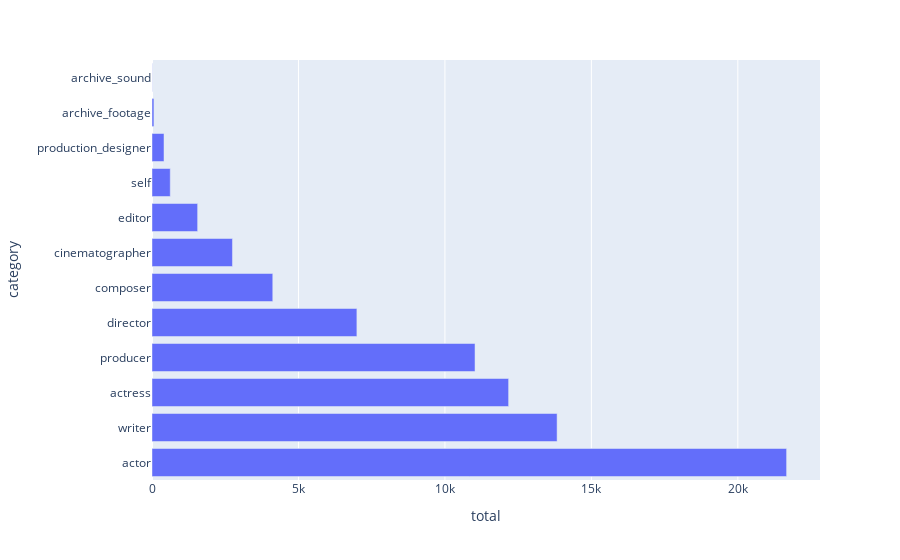

Notebook code cell kept with this figure:
### Markdown cell above
<br/>
If we computed the results correctly we should see a nice horizontal bar chart of the counts per category below:

### Code cell
# just run this cell
px.bar(res_q2, x="total", y="category", orientation='h')

### Figure 1 — Plotly figure (JSON) as saved in the notebook; plotly's stock layout.template omitted (floating-point values rounded to 4 significant figures)
{"data": [{"alignmentgroup": "True", "hovertemplate": "total=%{x}<br>category=%{y}<extra></extra>", "legendgroup": "", "marker": {"color": "#636efa", "pattern": {"shape": ""}}, "name": "", "offsetgroup": "", "orientation": "h", "showlegend": false, "textposition": "auto", "type": "bar", "x": [21665, 13830, 12175, 11028, 6995, 4123, 2747, 1558, 623, 410, 66, 6], "xaxis": "x", "y": ["actor", "writer", "actress", "producer", "director", "composer", "cinematographer", "editor", "self", "production_designer", "archive_footage", "archive_sound"], "yaxis": "y"}], "layout": {"autosize": true, "barmode": "relative", "legend": {"tracegroupgap": 0}, "margin": {"t": 60}, "xaxis": {"anchor": "y", "autorange": true, "domain": [0, 1], "range": [0, 22810.0], "title": {"text": "total"}, "type": "linear"}, "yaxis": {"anchor": "x", "autorange": true, "domain": [0, 1], "range": [-0.5, 11.5], "title": {"text": "category"}, "type": "category"}}}
